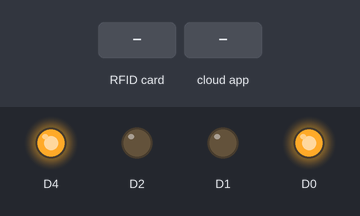
Bench run of a sketch on a simulated ESP8266 (Wemos D1 mini). On the bench: output pins drawn as LEDs (lit = HIGH). Inputs (shaded band) come from the test bench. WiFi joins after 1.5 s; servers stay silent unless stated; the Firebase database answers and starts empty; what the sketch prints to the serial monitor is not drawn.

Above: at 3.7 s.
3.8 s: RFID card 12 34 56 78 held to the reader
At 4.7 s:
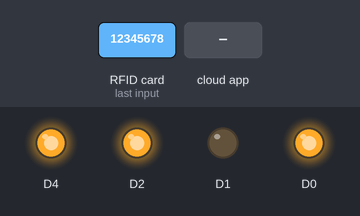
5.4 s: RFID card D7 AD D1 4E held to the reader
At 8.1 s:
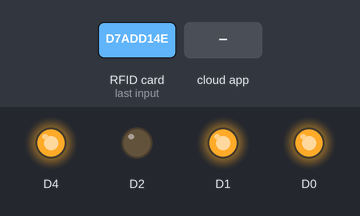
8.4 s: RFID card 5E 7A 19 C4 held to the reader
At 11.2 s:
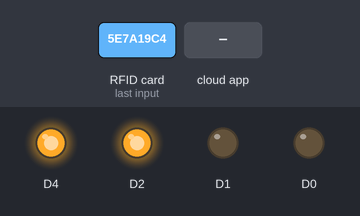
11.4 s: the phone or cloud app sets abertura to 1
14.4 s: RFID card D7 AD D1 4E held to the reader
At 15.7 s:
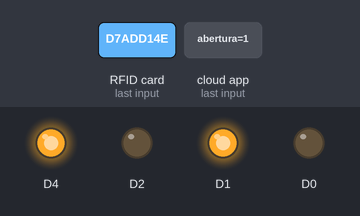
Timing chart, 0 to 19.0 s (numbered marks = the images above; inputs shaded):
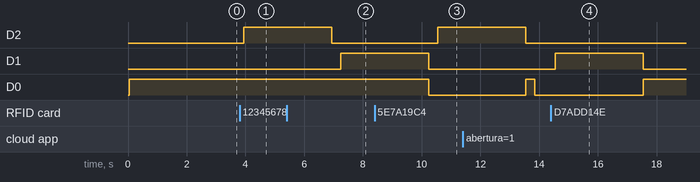

Measured:
- after the input at 3.8 s, D2: LOW → HIGH after 0.13 s
- after the input at 5.4 s, D1: LOW → HIGH after 1.8 s
- after the input at 8.4 s, D2: LOW → HIGH after 2.1 s
- after the input at 14.4 s, D1: LOW → HIGH after 0.15 s, → LOW 3.0 s later; D0: LOW → HIGH after 3.1 s

The sketch:

leitor_copy_20231130172654.ino
```cpp
/*
 *********************************************************************************************************
 ESTE CODIGO TEM A INTENÇÃO DE MOSTRAR UMA APLICAÇÃO USANDO UM ESP8266-12,
 E UM SHIELD RFID-RC522, NA PRIMEIRA VEZ APOS CARREGAR O CODIGO, ABRA O MONITOR SERIAL,
 CONFIGURE O MESMO PARA A VELOCIDADE DE 9600 BAUD RATE,E PRESSIONE O BOTÃO RESET DA SUA PLACA,
 NO MONITOR SERIAL VOCÊ IRA OBSERVAR A MENSAGEM: APROXIME SEU CARTAO (TAG).
 AO APROXIMAR SEU CARTAO,COMO ELE AINDA NAO ESTA CADASTRADO ELE NÃO ACIONARA O GPIO,
 MAS IMPRIMIRA A TAG DO MESMO, DESTA FORMA VOCE AGORA PODE COLOCAR NO CODIGO A TAG
 QUE FOI IMPRESSA NO MONITOR SERIAL DO SEU CARTÃO, OU CHAVEIRO, INSIRA A TAG NA LINHA:
 if (conteudo.substring(1) == "AQUI SUA TAG" || "AQUI OUTRA SE QUISER") //UID 1 - 2....
 E CARREGUE O CODIGO COM SUA TAG, OU COM AS TAGS SE FOR MAIS UMA,
 AGORA DEPOIS DE CARREGAR E PRESSIONAR O BOTÃO RESET, APROXIME O CARTÃO, E O LED
 ACENDERA POR 3 SEGUNDOS, VOCÊ PODE DEFINIR ESSE TEMPO COMO QUISER, NESTA SAIDA
 PODE USAR UM RELE PARA ABRIR UM SOLENOIDE DE UMA FECHADURA POR EXEMPLO.

 ESTE CODIGO FONTE É LIVRE E SEGUE OS PRINCIPIOS GNU, PODE SER ADAPTADO, NODIFICADO
 PARCIAL OU INTEIRAMENTE SEM PERVIO AVISO POR QUALQUER PESSOA.

 COMIGO FUNCIONOU PERFEITAMENTE SEM PROBLEMA ALGUM, MAS NÃO GARANTO SEU FUNCIONAMENTO,
 FICA POR CONTA E RISCO DE QUEM QUISER USAR, DUVIDAS FAVOR ME CONTATAR NO E-MAIL ABAIXO.

 COMIGO FUNCIONOU PERFEITAMENTE SEM PROBLEMA ALGUM, MAS NÃO GARANTO SEU FUNCIONAMENTO,
 FICA POR CIONTA E RISCO DE QUEM QUISER USAR, DUVIDAS FAZER ME CONTATAR NO E-MAIL ABAIXO.

 contato@carloskwiek.com.br

 Carlos kwiek, engenheiro eletronico amante de eletronica e programação.
 www.carloskwiek.com.br
 ************************************************************************************************************
 *************************PINAGEM****************************************************************************

  RFID-RC522   Wemos          Nodemcu
RST/Reset RST  D3  [1*]        D3 [1*]      GPIO-0  [1*]
SPI SS  SDA[3] D8  [2*]        D8 [2*]      GPIO-15 [2*]
SPI MOSI MOSI  D7              D7           GPIO-13
SPI MISO MISO  D6              D6           GPIO-12
SPI SCK SCK    D5              D5           GPIO-14

[1*] (1, 2) Configuracao tipica definindo como RST_PIN no sketch / programa.
[2*] (1, 2) Configuracao, tipica definindo como SS_PIN no sketch / programa.
[3*] O pino SDA pode ser rotulado como SS em algumas placas de MFRC522 / mais antigas, significam a mesma coisa.
******************************************************************************************************************
 */


#include <SPI.h>
#include <MFRC522.h>

#include <Arduino.h>
#include <ESP8266WiFi.h>

#include <Firebase_ESP_Client.h>

// Provide the token generation process info.
#include <addons/TokenHelper.h>

// Provide the RTDB payload printing info and other helper functions.
#include <addons/RTDBHelper.h>

#define RST_PIN    D3
#define SS_PIN     D8
#define LED        D1

MFRC522 mfrc522(SS_PIN, RST_PIN); // Create MFRC522 instance

#define WIFI_SSID "Redmi Note 8"
#define WIFI_PASSWORD "12345678"

// For the following credentials, see examples/Authentications/SignInAsUser/EmailPassword/EmailPassword.ino

/* 2. Define the API Key */
#define API_KEY "AIzaSyB5lDsyy7p2f2QsSgVJeAitdP5AqPy9qnM"

/* 3. Define the RTDB URL */
#define DATABASE_URL "https://bancochaves-99730-default-rtdb.firebaseio.com/" //<databaseName>.firebaseio.com or <databaseName>.<region>.firebasedatabase.app

/* 4. Define the user Email and password that alreadey registerd or added in your project */
#define USER_EMAIL "projetoint7@gmail.com"
#define USER_PASSWORD "Senha@123456"

// Define Firebase Data object
FirebaseData fbdo;

FirebaseAuth auth;
FirebaseConfig config;

unsigned long sendDataPrevMillis = 0;

unsigned long count = 0;

void setup()
{
  Serial.begin(9600);   // Inicia a serial
  SPI.begin();      // Inicia  SPI bus
  mfrc522.PCD_Init();   // Inicia MFRC522
  Serial.println("Aproxime o seu cartao do leitor...");
  Serial.println();
  digitalWrite(D1,LOW);
  digitalWrite(D2,LOW);
  pinMode(D1, OUTPUT);
  pinMode(D2, OUTPUT);
  digitalWrite(D4,HIGH);
  digitalWrite(D0,HIGH);
  pinMode(D4, OUTPUT);
  pinMode(D0, OUTPUT);
  delay(1000);

  WiFi.begin(WIFI_SSID, WIFI_PASSWORD);

  Serial.print("Connecting to Wi-Fi");
  unsigned long ms = millis();
  while (WiFi.status() != WL_CONNECTED)
  {
    Serial.print(".");
    delay(300);
  }
  Serial.println();
  Serial.print("Connected with IP: ");
  Serial.println(WiFi.localIP());
  Serial.println();

  Serial.printf("Firebase Client v%s\n\n", FIREBASE_CLIENT_VERSION);

  /* Assign the api key (required) */
  config.api_key = API_KEY;

  /* Assign the user sign in credentials */
  auth.user.email = USER_EMAIL;
  auth.user.password = USER_PASSWORD;

  /* Assign the RTDB URL (required) */
  config.database_url = DATABASE_URL;

  /* Assign the callback function for the long running token generation task */
  config.token_status_callback = tokenStatusCallback; // see addons/TokenHelper.h

  // Or use legacy authenticate method
  // config.database_url = DATABASE_URL;
  // config.signer.tokens.legacy_token = "<database secret>";

  // To connect without auth in Test Mode, see Authentications/TestMode/TestMode.ino

  //////////////////////////////////////////////////////////////////////////////////////////////
  // Please make sure the device free Heap is not lower than 80 k for ESP32 and 10 k for ESP8266,
  // otherwise the SSL connection will fail.
  //////////////////////////////////////////////////////////////////////////////////////////////

  // Comment or pass false value when WiFi reconnection will control by your code or third party library e.g. WiFiManager
  Firebase.reconnectNetwork(true);

  // Since v4.4.x, BearSSL engine was used, the SSL buffer need to be set.
  // Large data transmission may require larger RX buffer, otherwise connection issue or data read time out can be occurred.
  fbdo.setBSSLBufferSize(4096 /* Rx buffer size in bytes from 512 - 16384 */, 1024 /* Tx buffer size in bytes from 512 - 16384 */);

  // Limit the size of response payload to be collected in FirebaseData
  fbdo.setResponseSize(2048);

  Firebase.begin(&config, &auth);

  // The WiFi credentials are required for Pico W
  // due to it does not have reconnect feature.
#if defined(ARDUINO_RASPBERRY_PI_PICO_W)
  config.wifi.clearAP();
  config.wifi.addAP(WIFI_SSID, WIFI_PASSWORD);
#endif

  Firebase.setDoubleDigits(5);

  config.timeout.serverResponse = 10 * 1000;

}

void loop()
{

  if (Firebase.ready() && (millis() - sendDataPrevMillis > 100 || sendDataPrevMillis == 0))
  {
    sendDataPrevMillis = millis();

    /*Serial.printf("Set bool... %s\n", Firebase.RTDB.setBool(&fbdo, F("/test/bool"), count % 2 == 0) ? "ok" : fbdo.errorReason().c_str());

    Serial.printf("Get bool... %s\n", Firebase.RTDB.getBool(&fbdo, FPSTR("/test/bool")) ? fbdo.to<bool>() ? "true" : "false" : fbdo.errorReason().c_str());

    bool bVal;
    Serial.printf("Get bool ref... %s\n", Firebase.RTDB.getBool(&fbdo, F("/test/bool"), &bVal) ? bVal ? "true" : "false" : fbdo.errorReason().c_str());

    Serial.printf("Set int... %s\n", Firebase.RTDB.setInt(&fbdo, F("/test/int"), count) ? "ok" : fbdo.errorReason().c_str());

    Serial.printf("Get int... %s\n", Firebase.RTDB.getInt(&fbdo, F("/test/int")) ? String(fbdo.to<int>()).c_str() : fbdo.errorReason().c_str());

    int iVal = 0;
    Serial.printf("Get int ref... %s\n", Firebase.RTDB.getInt(&fbdo, F("/test/int"), &iVal) ? String(iVal).c_str() : fbdo.errorReason().c_str());

    Serial.printf("Set float... %s\n", Firebase.RTDB.setFloat(&fbdo, F("/test/float"), count + 10.2) ? "ok" : fbdo.errorReason().c_str());

    Serial.printf("Get float... %s\n", Firebase.RTDB.getFloat(&fbdo, F("/test/float")) ? String(fbdo.to<float>()).c_str() : fbdo.errorReason().c_str());

    Serial.printf("Set double... %s\n", Firebase.RTDB.setDouble(&fbdo, F("/test/double"), count + 35.517549723765) ? "ok" : fbdo.errorReason().c_str());

    Serial.printf("Get double... %s\n", Firebase.RTDB.getDouble(&fbdo, F("/test/double")) ? String(fbdo.to<double>()).c_str() : fbdo.errorReason().c_str());

    Serial.printf("Set string... %s\n", Firebase.RTDB.setString(&fbdo, F("/test/string"), F("Hello World!")) ? "ok" : fbdo.errorReason().c_str());

    Serial.printf("Get string... %s\n", Firebase.RTDB.getString(&fbdo, F("/test/string")) ? fbdo.to<const char *>() : fbdo.errorReason().c_str());

    // For the usage of FirebaseJson, see examples/FirebaseJson/BasicUsage/Create_Edit_Parse.ino
    FirebaseJson json;

    if (count == 0)
    {
      json.set("value/round/" + String(count), F("cool!"));
      json.set(F("value/ts/.sv"), F("timestamp"));
      Serial.printf("Set json... %s\n", Firebase.RTDB.set(&fbdo, F("/test/json"), &json) ? "ok" : fbdo.errorReason().c_str());
    }
    else
    {
      json.add(String(count), F("smart!"));
      Serial.printf("Update node... %s\n", Firebase.RTDB.updateNode(&fbdo, F("/test/json/value/round"), &json) ? "ok" : fbdo.errorReason().c_str());
    }*/

    int iVal;

    Firebase.RTDB.getInt(&fbdo, F("/abertura"), &iVal);

    //Serial.print(status);
    //Serial.print(" ");
    //Serial.println(iVal);

    if(iVal){
      digitalWrite(D0, LOW);
    }else if(!iVal){
      digitalWrite(D0, HIGH);
    }
    count++;
  }

  // Procura por cartao RFID
  if (!mfrc522.PICC_IsNewCardPresent())
  {
    return;
  }
  // Seleciona o cartao RFID
  if (!mfrc522.PICC_ReadCardSerial())
  {
    return;
  }
  //Mostra UID na serial
  Serial.print("UID da tag :");
  String conteudo= "";
  byte letra;
  for (byte i = 0; i < mfrc522.uid.size; i++)
  {
     Serial.print(mfrc522.uid.uidByte[i] < 0x10 ? " 0" : " ");
     Serial.print(mfrc522.uid.uidByte[i], HEX);
     conteudo.concat(String(mfrc522.uid.uidByte[i] < 0x10 ? " 0" : " "));
     conteudo.concat(String(mfrc522.uid.uidByte[i], HEX));
  }
  Serial.println();
  Serial.print("Mensagem : ");
  conteudo.toUpperCase();

  if (conteudo == " D7 AD D1 4E") //UID 1 - Cartao
  {
    Serial.println("Liberado !");
    Serial.println();
    digitalWrite(D1, HIGH);     // LIGA LED OU/ ativa rele, abre trava solenoide
    delay(3000);              // DELAY /espera 3 segundos
    digitalWrite(D1, LOW);  // DESlIGA LED OU /desativa rele, fecha  trava solenoide
    if(digitalRead(D0) == HIGH){
      digitalWrite(D0,LOW);
      Firebase.RTDB.setInt(&fbdo, F("/abertura"), 1);
    } // DESlIGA LED OU /desativa rele, fecha  trava solenoide
    else{
      digitalWrite(D0,HIGH);
      Firebase.RTDB.setInt(&fbdo, F("/abertura"), 0);
    }
  } else
  {
    Serial.println("Não liberado !");
    Serial.println();
    digitalWrite(D2, HIGH);     // LIGA LED OU/ ativa rele, abre trava solenoide
    delay(3000);              // DELAY /espera 3 segundos
    digitalWrite(D2, LOW);
    digitalWrite(D0, HIGH); // DESlIGA LED OU /desativa rele, fecha  trava solenoide
    Firebase.RTDB.setInt(&fbdo, F("/abertura"), 0);
  }
}
```
